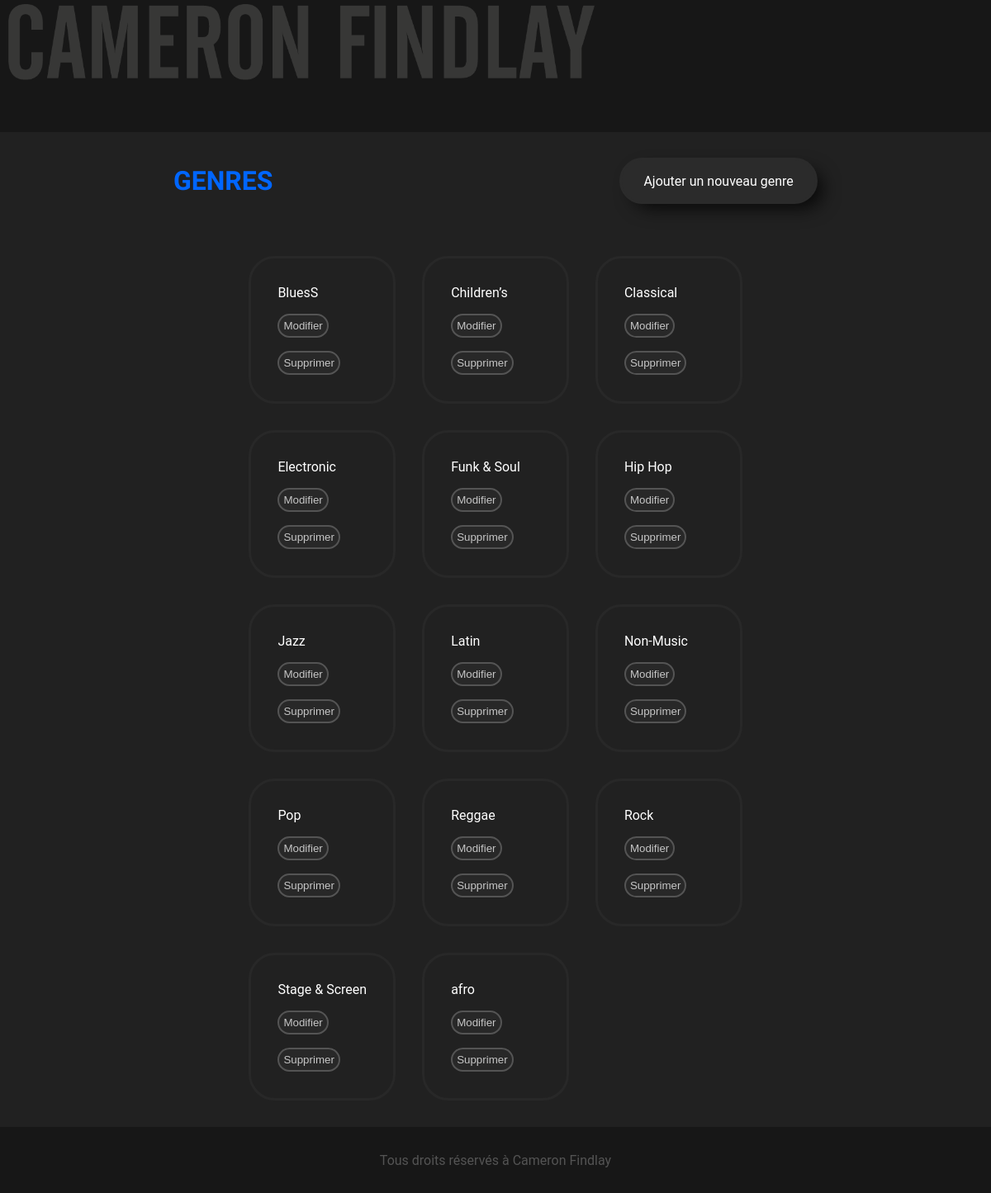
The app's page /genres/genre_read.php with its own data.
### tables this page shows
CREATE TABLE `genresCP` (
  `genre_id` int(11) NOT NULL,
  `genre_name` varchar(255) DEFAULT NULL
);

### genres/genre_read.php (the view, shortened to what this page needs)
<?php
require "../conf/pdo.php";
?>
<!DOCTYPE html>
<html lang="fr">
<head>
    <link rel="stylesheet" href="../assets/style.css">
</head>
<body>
    <header>
        <a href="../index.php">
            <img src="../assets/logoCameron.png" alt="Logo Cameron Findlay">
        </a>
    </header>
    <main class="Read">
        <h1>GENRES</h1>
        <div class="add">
            <a class="btnAdd" href="genre_add.php">Ajouter un nouveau genre</a>
        </div>
        <div class="conteneur">
            <?php
            $requete = "SELECT * FROM `genresCP` ORDER BY `genre_name`";
            $prepare = $pdo->prepare($requete);
            $prepare->execute();
            $resultat = $prepare->fetchAll();
            echo '<div class="contenu">';
                foreach ($resultat as $genre) {
                    echo '<div class="SGA">';
                        echo '<p>' . htmlentities($genre["genre_name"], ENT_QUOTES) . '</p>';
                        echo '<form action="" method="POST">'
                                . '<input type="hidden" name="genre_id" value="' . htmlentities($genre['genre_id'], ENT_QUOTES) . '">'
                                . '<input type="submit" class="image" name="update" value="Modifier">'
                            . '</form>';
                        echo '<form action="genre_delete.php" method="POST">'
                                    . '<input type="hidden" name="genre_id" value="' . htmlentities($genre['genre_id'], ENT_QUOTES) . '">'
                                    . '<input type="submit" class="image" name="delete" value="Supprimer">'
                            . '</form>';
                    echo '</div>';
                }
            echo '</div>';
            ?>
        </div>
    </main>
    <footer>
        <p>Tous droits réservés à Cameron Findlay</p>
    </footer>
</body>
</html>

### assets/style.css (style rules this page uses)
* { box-sizing: border-box; margin: 0; padding: 0; }
body { min-height: 100vh; max-width: 100vw; color: white; font-family: Roboto; }
header { height: 20vh; background-color: rgb(23, 23, 23); }
header img { padding-top: 5px; padding-left: 10px; width: 60vw; }
main.Read { background-color: #212121; display: grid; grid-template-areas: "title add" "conteneur conteneur"; }
main.Read h1 { margin-top: 5vh; margin-bottom: 5vh; font-family: 'Dela Gothic One', cursive; grid-area: title; display: flex; justify-content: center; align-items: center; color: #0066ff; }
main.Read div.add { grid-area: add; display: flex; justify-content: center; align-items: center; }
main.Read div.conteneur { grid-area: conteneur; }
main.Read a { display: flex; align-items: center; justify-content: center; text-align: center; border-radius: 2rem; text-decoration: none; color: inherit; border: .2rem solid #2b2b2b; width: 20vw; background-color: #2b2b2b; height: 7vh; transition: background-color 100ms, color 100ms; color: #ffffff; box-shadow: 11px 10px 21px -5px rgba(0,0,0,0.77); }
main.Read div.conteneur { display: grid; grid-template-columns: 1fr; grid-template-areas: "result" "contenu"; justify-items: center; width: 100vw; }
main.Read div.conteneur div.contenu { display: grid; grid-gap: 2rem; padding: 2rem; grid-template-columns: repeat(3, 1fr); }
main.Read div.conteneur div.contenu div.SGA { position: relative; border: .2rem solid #282828; border-radius: 2rem; padding: 2rem; }
main.Read div.conteneur div.contenu div.SGA form input { background-color: #282828; border: solid 2px #545454; border-radius: 2rem; padding: 5px; color: #c6c6c6; margin-top: 2vh; }
footer { color: #545454; height: 10vh; background-color: rgb(23, 23, 23); display: flex; justify-content: center; align-items: center; }

### records on screen
genrescp: genre_name "BluesS"
genrescp: genre_name "Children’s"
genrescp: genre_name "Classical"
genrescp: genre_name "Electronic"
genrescp: genre_name "Funk & Soul"
genrescp: genre_name "Hip Hop"
genrescp: genre_name "Jazz"
genrescp: genre_name "Latin"
genrescp: genre_name "Non-Music"
genrescp: genre_name "Pop"
genrescp: genre_name "Reggae"
genrescp: genre_name "Rock"
genrescp: genre_name "Stage & Screen"
genrescp: genre_name "afro"
